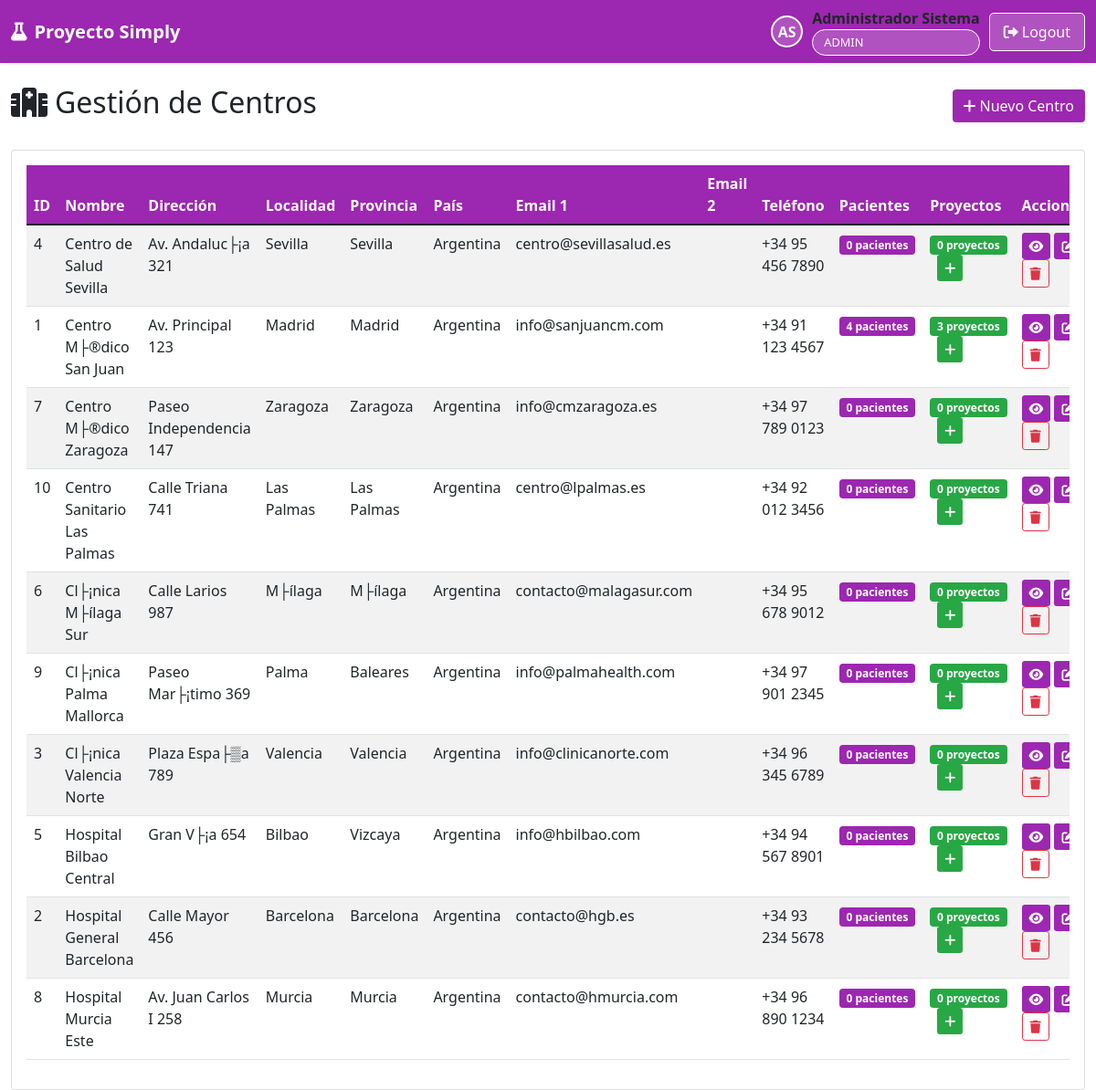
Page /site_admin/centros.php (signed in) on the committed database.
### tables this page shows
CREATE TABLE IF NOT EXISTS `centros` (
  `id` int(11) NOT NULL AUTO_INCREMENT,
  `nombre` varchar(255) NOT NULL,
  `direccion` varchar(500) NOT NULL,
  `localidad` varchar(100) NOT NULL,
  `provincia` varchar(100) NOT NULL,
  `pais` varchar(100) NOT NULL,
  `email_referencia` varchar(255) DEFAULT NULL,
  `email_referencia_2` varchar(255) DEFAULT NULL,
  `telefono` varchar(50) DEFAULT NULL,
  `fecha_alta` timestamp NOT NULL DEFAULT current_timestamp(),
  `activo` tinyint(1) DEFAULT 1,
  PRIMARY KEY (`id`)
);

### includes/auth.php (called while the page is built, shortened)
<?php
require_once dirname(__DIR__) . '/config/database.php';
class Auth {
    public function __construct() {
        $database = new Database();
    }
    public function isLoggedIn() {
        return isset($_SESSION['user_id']);
    }
    public function getUserInfo() {
        if ($this->isLoggedIn()) {
            return [
                'id' => $_SESSION['user_id'],
                'email' => $_SESSION['user_email'],
                'nombre' => $_SESSION['user_nombre'],
                'apellido' => $_SESSION['user_apellido'],
                'rol' => $_SESSION['user_rol'],
                'identidad' => $_SESSION['user_identidad'] ?? null,
                'entidad_nombre' => $_SESSION['user_entidad_nombre'] ?? null
            ];
        }
        return null;
    }
}
?>

### config/database.php (called while the page is built, shortened)
<?php
class Database {
    private $connection;
    public function __construct() {
        try {
            $this->connection = new PDO(
                "mysql:host=" . DB_HOST . ";dbname=" . DB_NAME . ";charset=utf8mb4",
                DB_USER,
                DB_PASS,
                [
                    PDO::ATTR_ERRMODE => PDO::ERRMODE_EXCEPTION,
                    PDO::ATTR_DEFAULT_FETCH_MODE => PDO::FETCH_ASSOC,
                    PDO::MYSQL_ATTR_INIT_COMMAND => "SET NAMES utf8mb4 COLLATE utf8mb4_unicode_ci"
                ]
            );
        } catch(PDOException $e) {
            die("Error de conexión: " . $e->getMessage());
        }
    }
    public function getConnection() {
        return $this->connection;
    }
}
?>

### site_admin/centros.php (the view, shortened to what this page needs)
<?php
include '../includes/header.php';
$database = new Database();
$db = $database->getConnection();
$stmt = $db->query("SELECT * FROM centros WHERE activo = 1 ORDER BY nombre");
$centros = $stmt->fetchAll();
?>
<div class="row">
    <div class="col-12">
        <div class="d-flex justify-content-between align-items-center mb-4">
            <h2>
                <i class="fas fa-hospital me-2"></i>Gestión de Centros
            </h2>
            <button class="btn" style="background: #9C27B0; color: white; border: none;" data-bs-toggle="modal" data-bs-target="#nuevoCentroModal">
                <i class="fas fa-plus me-1"></i>Nuevo Centro
            </button>
        </div>
    </div>
</div>
<div class="row">
    <div class="col-12">
        <div class="card">
            <div class="card-body">
                <div class="table-responsive">
                    <table class="table table-striped table-hover">
                        <thead style="background: #9C27B0; color: white;">
                            <tr>
                                <th>ID</th>
                                <th>Nombre</th>
                                <th>Dirección</th>
                                <th>Localidad</th>
                                <th>Provincia</th>
                                <th>País</th>
                                <th>Email 1</th>
                                <th>Email 2</th>
                                <th>Teléfono</th>
                                <th>Pacientes</th>
                                <th>Proyectos</th>
                                <th>Acciones</th>
                            </tr>
                        </thead>
                        <tbody>
                            <?php foreach ($centros as $centro): ?>
                            <?php
                            $stmt = $db->prepare("SELECT COUNT(*) as total FROM pacientes WHERE centro_id = ? AND activo = 1");
                            $stmt->execute([$centro['id']]);
                            $pacientesCount = $stmt->fetch()['total'];
                            $stmt = $db->prepare("SELECT COUNT(*) as total FROM centros_proyectos WHERE centro_id = ? AND activo = 1");
                            $stmt->execute([$centro['id']]);
                            $proyectosCount = $stmt->fetch()['total'];
                            ?>
                            <tr>
                                <td><?php echo $centro['id']; ?></td>
                                <td><?php echo htmlspecialchars($centro['nombre']); ?></td>
                                <td><?php echo htmlspecialchars($centro['direccion']); ?></td>
                                <td><?php echo htmlspecialchars($centro['localidad']); ?></td>
                                <td><?php echo htmlspecialchars($centro['provincia']); ?></td>
                                <td><?php echo htmlspecialchars($centro['pais']); ?></td>
                                <td><?php echo htmlspecialchars($centro['email_referencia']); ?></td>
                                <td><?php echo htmlspecialchars($centro['email_referencia_2']); ?></td>
                                <td><?php echo htmlspecialchars($centro['telefono']); ?></td>
                                <td>
                                    <span class="badge" style="background: #9C27B0; color: white;">
                                        <?php echo $pacientesCount; ?> pacientes
                                    </span>
                                </td>
                                <td>
                                    <span class="badge" style="background: #28a745; color: white;">
                                        <?php echo $proyectosCount; ?> proyectos
                                    </span>
                                    <button class="btn btn-sm ms-2" style="background: #28a745; color: white; border: none;" onclick="gestionarProyectos(<?php echo $centro['id']; ?>, '<?php echo htmlspecialchars($centro['nombre']); ?>')" title="Gestionar Proyectos">
                                        <i class="fas fa-plus"></i>
                                    </button>
                                </td>
                                <td>
                                    <a href="ver_centro.php?id=<?php echo $centro['id']; ?>" class="btn btn-sm" style="background: #9C27B0; color: white; border: none;" title="Ver Ficha del Centro">
                                        <i class="fas fa-eye"></i>
                                    </a>
                                    <button class="btn btn-sm" style="background: #9C27B0; color: white; border: none;" onclick="editarCentro(<?php echo $centro['id']; ?>)">
                                        <i class="fas fa-edit"></i>
                                    </button>
                                    <button class="btn btn-sm btn-outline-danger" onclick="eliminarCentro(<?php echo $centro['id']; ?>)">
                                        <i class="fas fa-trash"></i>
                                    </button>
                                </td>
                            </tr>
                            <?php endforeach; ?>
                        </tbody>
                    </table>
                </div>
            </div>
        </div>
    </div>
</div>
<?php include '../includes/footer.php'; ?>

### includes/header.php (shortened to what this page needs)
<?php
require_once '../includes/auth.php';
$auth = new Auth();
$auth->requireLogin();
$user = $auth->getUserInfo();
?>
<!DOCTYPE html>
<html lang="es">
<head>
    <link href="https://cdn.jsdelivr.net/npm/bootstrap@5.1.3/dist/css/bootstrap.min.css" rel="stylesheet">
    <link href="https://cdnjs.cloudflare.com/ajax/libs/font-awesome/6.0.0/css/all.min.css" rel="stylesheet">
    <link rel="stylesheet" href="https://cdn.jsdelivr.net/npm/flatpickr/dist/flatpickr.min.css">
</head>
<body>
    <nav class="navbar navbar-expand-lg shadow-sm">
        <div class="container-fluid">
            <a class="navbar-brand" href="index.php">
                <i class="fas fa-flask me-2"></i>Proyecto Simply
            </a>
            <div class="navbar-nav ms-auto">
                <div class="user-info">
                    <div class="user-avatar">
                        <?php echo strtoupper(substr($user['nombre'], 0, 1) . substr($user['apellido'], 0, 1)); ?>
                    </div>
                    <div>
                        <div class="fw-bold"><?php echo htmlspecialchars($user['nombre'] . ' ' . $user['apellido']); ?></div>
                        <div class="role-badge"><?php echo $user['rol']; ?></div>
                    </div>
                    <a href="../logout.php" class="btn-logout">
                        <i class="fas fa-sign-out-alt me-1"></i>Logout
                    </a>
                </div>
            </div>
        </div>
    </nav>
    <div class="container-fluid mt-4">

### includes/footer.php (shortened to what this page needs)
    </div>
</body>
</html>

### rows in the picture
centros: id "4", nombre "Centro de Salud Sevilla", direccion "Av. Andaluc├¡a 321", localidad "Sevilla", provincia "Sevilla", pais "Argentina", email_referencia "centro@sevillasalud.es", telefono "+34 95 456 7890", pacientesCount "0", proyectosCount "0"
centros: id "1", nombre "Centro M├®dico San Juan", direccion "Av. Principal 123", localidad "Madrid", provincia "Madrid", pais "Argentina", email_referencia "info@sanjuancm.com", telefono "+34 91 123 4567", pacientesCount "4", proyectosCount "3"
centros: id "7", nombre "Centro M├®dico Zaragoza", direccion "Paseo Independencia 147", localidad "Zaragoza", provincia "Zaragoza", pais "Argentina", email_referencia "info@cmzaragoza.es", telefono "+34 97 789 0123", pacientesCount "0", proyectosCount "0"
centros: id "10", nombre "Centro Sanitario Las Palmas", direccion "Calle Triana 741", localidad "Las Palmas", provincia "Las Palmas", pais "Argentina", email_referencia "centro@lpalmas.es", telefono "+34 92 012 3456", pacientesCount "0", proyectosCount "0"
centros: id "6", nombre "Cl├¡nica M├ílaga Sur", direccion "Calle Larios 987", localidad "M├ílaga", provincia "M├ílaga", pais "Argentina", email_referencia "contacto@malagasur.com", telefono "+34 95 678 9012", pacientesCount "0", proyectosCount "0"
centros: id "9", nombre "Cl├¡nica Palma Mallorca", direccion "Paseo Mar├¡timo 369", localidad "Palma", provincia "Baleares", pais "Argentina", email_referencia "info@palmahealth.com", telefono "+34 97 901 2345", pacientesCount "0", proyectosCount "0"
centros: id "3", nombre "Cl├¡nica Valencia Norte", direccion "Plaza Espa├▒a 789", localidad "Valencia", provincia "Valencia", pais "Argentina", email_referencia "info@clinicanorte.com", telefono "+34 96 345 6789", pacientesCount "0", proyectosCount "0"
centros: id "5", nombre "Hospital Bilbao Central", direccion "Gran V├¡a 654", localidad "Bilbao", provincia "Vizcaya", pais "Argentina", email_referencia "info@hbilbao.com", telefono "+34 94 567 8901", pacientesCount "0", proyectosCount "0"
centros: id "2", nombre "Hospital General Barcelona", direccion "Calle Mayor 456", localidad "Barcelona", provincia "Barcelona", pais "Argentina", email_referencia "contacto@hgb.es", telefono "+34 93 234 5678", pacientesCount "0", proyectosCount "0"
centros: id "8", nombre "Hospital Murcia Este", direccion "Av. Juan Carlos I 258", localidad "Murcia", provincia "Murcia", pais "Argentina", email_referencia "contacto@hmurcia.com", telefono "+34 96 890 1234", pacientesCount "0", proyectosCount "0"

### other values in the picture
substr($user['nombre'], 0, 1) . substr($user['apellido'], 0, 1) "AS"
$user['nombre'] . ' ' . $user['apellido'] "Administrador Sistema"
$user['rol'] "ADMIN"
